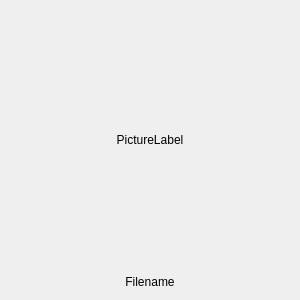
<?xml version="1.0" encoding="UTF-8"?>
<ui version="4.0">
 <class>GirdWidget</class>
 <widget class="QWidget" name="GirdWidget">
  <property name="geometry">
   <rect>
    <x>0</x>
    <y>0</y>
    <width>300</width>
    <height>300</height>
   </rect>
  </property>
  <property name="windowTitle">
   <string>Form</string>
  </property>
  <layout class="QVBoxLayout" name="verticalLayout">
   <item>
    <widget class="QLabel" name="lb_preview">
     <property name="sizePolicy">
      <sizepolicy hsizetype="Expanding" vsizetype="Expanding">
       <horstretch>0</horstretch>
       <verstretch>0</verstretch>
      </sizepolicy>
     </property>
     <property name="minimumSize">
      <size>
       <width>250</width>
       <height>250</height>
      </size>
     </property>
     <property name="text">
      <string>PictureLabel</string>
     </property>
     <property name="alignment">
      <set>Qt::AlignCenter</set>
     </property>
    </widget>
   </item>
   <item>
    <widget class="QLabel" name="lb_filename">
     <property name="sizePolicy">
      <sizepolicy hsizetype="Minimum" vsizetype="Minimum">
       <horstretch>0</horstretch>
       <verstretch>0</verstretch>
      </sizepolicy>
     </property>
     <property name="text">
      <string>Filename</string>
     </property>
     <property name="alignment">
      <set>Qt::AlignCenter</set>
     </property>
    </widget>
   </item>
  </layout>
 </widget>
 <resources/>
 <connections/>
</ui>
